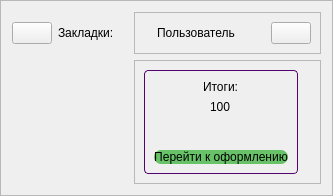
     <widget class="QFrame" name="frame_buy_book">
      <property name="sizePolicy">
       <sizepolicy hsizetype="Expanding" vsizetype="Expanding">
        <horstretch>0</horstretch>
        <verstretch>0</verstretch>
       </sizepolicy>
      </property>
      <property name="minimumSize">
       <size>
        <width>0</width>
        <height>0</height>
       </size>
      </property>
      <property name="focusPolicy">
       <enum>Qt::StrongFocus</enum>
      </property>
      <property name="frameShape">
       <enum>QFrame::StyledPanel</enum>
      </property>
      <property name="frameShadow">
       <enum>QFrame::Sunken</enum>
      </property>
      <layout class="QGridLayout" name="gridLayout_7">
       <item row="0" column="2">
        <widget class="QLabel" name="label">
         <property name="text">
          <string>Закладки: </string>
         </property>
        </widget>
       </item>
       <item row="0" column="0">
        <widget class="QPushButton" name="pushButton_back_bb">
         <property name="sizePolicy">
          <sizepolicy hsizetype="Fixed" vsizetype="Fixed">
           <horstretch>0</horstretch>
           <verstretch>0</verstretch>
          </sizepolicy>
         </property>
         <property name="cursor">
          <cursorShape>PointingHandCursor</cursorShape>
         </property>
         <property name="text">
          <string/>
         </property>
         <property name="icon">
          <iconset resource="../../Изображения/QtResources/white_icon.qrc">
           <normaloff>:/newPrefix/icon2/left_arrow.png</normaloff>:/newPrefix/icon2/left_arrow.png</iconset>
         </property>
         <property name="iconSize">
          <size>
           <width>50</width>
           <height>60</height>
          </size>
         </property>
        </widget>
       </item>
       <item row="1" column="4">
        <widget class="QFrame" name="frame_info_bb">
         <property name="minimumSize">
          <size>
           <width>100</width>
           <height>0</height>
          </size>
         </property>
         <property name="frameShape">
          <enum>QFrame::StyledPanel</enum>
         </property>
         <property name="frameShadow">
          <enum>QFrame::Raised</enum>
         </property>
         <layout class="QVBoxLayout" name="verticalLayout_6">
          <item alignment="Qt::AlignBottom">
           <widget class="QFrame" name="frame_info_price_bb">
            <property name="sizePolicy">
             <sizepolicy hsizetype="Fixed" vsizetype="Fixed">
              <horstretch>0</horstretch>
              <verstretch>0</verstretch>
             </sizepolicy>
            </property>
            <property name="styleSheet">
             <string notr="true">QFrame {
	border: 1px solid #54026E;
	border-radius: 4px;
}
QLabel {
	border: 0px solid;
}
</string>
            </property>
            <property name="frameShape">
             <enum>QFrame::StyledPanel</enum>
            </property>
            <property name="frameShadow">
             <enum>QFrame::Raised</enum>
            </property>
            <layout class="QVBoxLayout" name="verticalLayout">
             <item alignment="Qt::AlignHCenter|Qt::AlignTop">
              <widget class="QLabel" name="label_results_bb">
               <property name="sizePolicy">
                <sizepolicy hsizetype="Fixed" vsizetype="Fixed">
                 <horstretch>0</horstretch>
                 <verstretch>0</verstretch>
                </sizepolicy>
               </property>
               <property name="text">
                <string>Итоги:</string>
               </property>
              </widget>
             </item>
             <item alignment="Qt::AlignHCenter|Qt::AlignTop">
              <widget class="QLabel" name="label_price_bb">
               <property name="text">
                <string>100</string>
               </property>
              </widget>
             </item>
             <item>
              <spacer name="verticalSpacer_bb">
               <property name="orientation">
                <enum>Qt::Vertical</enum>
               </property>
               <property name="sizeType">
                <enum>QSizePolicy::Fixed</enum>
               </property>
               <property name="sizeHint" stdset="0">
                <size>
                 <width>10</width>
                 <height>30</height>
                </size>
               </property>
              </spacer>
             </item>
             <item alignment="Qt::AlignHCenter|Qt::AlignTop">
              <widget class="QPushButton" name="pushButton_buy_bb">
               <property name="sizePolicy">
                <sizepolicy hsizetype="Fixed" vsizetype="Fixed">
                 <horstretch>0</horstretch>
                 <verstretch>0</verstretch>
                </sizepolicy>
               </property>
               <property name="cursor">
                <cursorShape>PointingHandCursor</cursorShape>
               </property>
               <property name="styleSheet">
                <string notr="true">QPushButton {
	background-color: rgb(104, 194, 104);
	border: none;
	border-radius: 7px;
}
QPushButton:hover {
	background-color: rgb(119, 221, 119);
}
QPushButton:pressed {
	background-color: rgb(19, 136, 8);
}</string>
               </property>
               <property name="text">
                <string>Перейти к оформлению</string>
               </property>
               <property name="icon">
                <iconset resource="../../Изображения/QtResources/white_icon.qrc">
                 <normaloff>:/newPrefix/icon2/buy.png</normaloff>:/newPrefix/icon2/buy.png</iconset>
               </property>
               <property name="iconSize">
                <size>
                 <width>40</width>
                 <height>29</height>
                </size>
               </property>
              </widget>
             </item>
            </layout>
           </widget>
          </item>
         </layout>
        </widget>
       </item>
       <item row="1" column="2" colspan="2">
        <widget class="QScrollArea" name="scrollArea_bb">
         <property name="styleSheet">
          <string notr="true">background-color: rgba(0,0,0,0);</string>
         </property>
         <property name="widgetResizable">
          <bool>true</bool>
         </property>
         <widget class="QWidget" name="scrollAreaWidget_bb">
          <property name="geometry">
           <rect>
            <x>0</x>
            <y>0</y>
            <width>469</width>
            <height>604</height>
           </rect>
          </property>
          <layout class="QVBoxLayout" name="verticalLayout_5"/>
         </widget>
        </widget>
       </item>
       <item row="0" column="4">
        <widget class="QFrame" name="frame_infouser_bb">
         <property name="sizePolicy">
          <sizepolicy hsizetype="Preferred" vsizetype="Preferred">
           <horstretch>0</horstretch>
           <verstretch>0</verstretch>
          </sizepolicy>
         </property>
         <property name="frameShape">
          <enum>QFrame::StyledPanel</enum>
         </property>
         <property name="frameShadow">
          <enum>QFrame::Raised</enum>
         </property>
         <layout class="QHBoxLayout" name="horizontalLayout_5">
          <item alignment="Qt::AlignRight">
           <widget class="QLabel" name="avatar_img">
            <property name="text">
             <string/>
            </property>
            <property name="pixmap">
             <pixmap resource="../../Изображения/QtResources/white_icon.qrc">:/newPrefix/icon2/user.png</pixmap>
            </property>
           </widget>
          </item>
          <item alignment="Qt::AlignRight">
           <widget class="QLabel" name="name_user">
            <property name="text">
             <string>Пользователь</string>
            </property>
           </widget>
          </item>
          <item>
           <spacer name="horizontalSpacer_4">
            <property name="orientation">
             <enum>Qt::Horizontal</enum>
            </property>
            <property name="sizeType">
             <enum>QSizePolicy::Fixed</enum>
            </property>
            <property name="sizeHint" stdset="0">
             <size>
              <width>30</width>
              <height>10</height>
             </size>
            </property>
           </spacer>
          </item>
          <item>
           <widget class="QPushButton" name="pushButton_menu_bb">
            <property name="sizePolicy">
             <sizepolicy hsizetype="Fixed" vsizetype="Fixed">
              <horstretch>0</horstretch>
              <verstretch>0</verstretch>
             </sizepolicy>
            </property>
            <property name="cursor">
             <cursorShape>PointingHandCursor</cursorShape>
            </property>
            <property name="toolTip">
             <string>&lt;html&gt;&lt;head/&gt;&lt;body&gt;&lt;p align=&quot;center&quot;&gt;Скрыть/раскрыть меню пользователя&lt;/p&gt;&lt;/body&gt;&lt;/html&gt;</string>
            </property>
            <property name="text">
             <string/>
            </property>
            <property name="icon">
             <iconset resource="../../Изображения/QtResources/white_icon.qrc">
              <normaloff>:/newPrefix/icon2/menu.png</normaloff>:/newPrefix/icon2/menu.png</iconset>
            </property>
            <property name="iconSize">
             <size>
              <width>50</width>
              <height>50</height>
             </size>
            </property>
           </widget>
          </item>
         </layout>
        </widget>
       </item>
      </layout>
     </widget>
